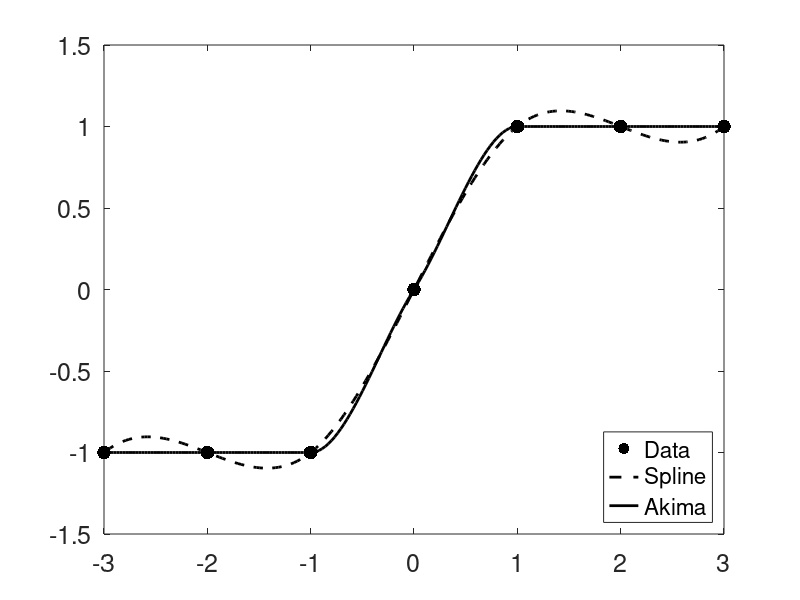
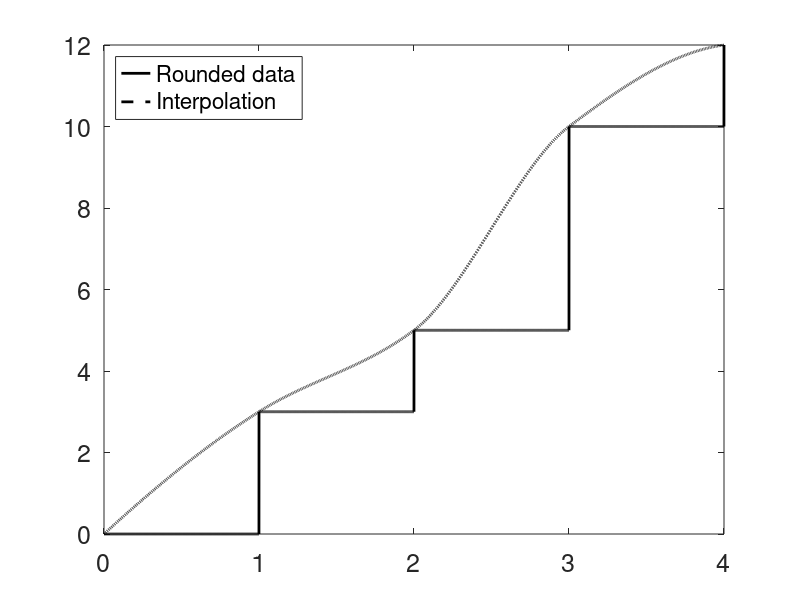
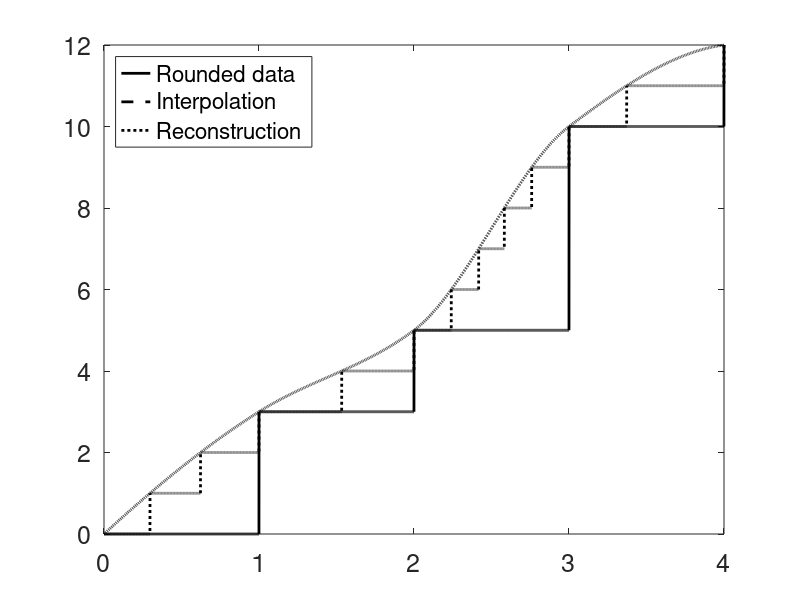
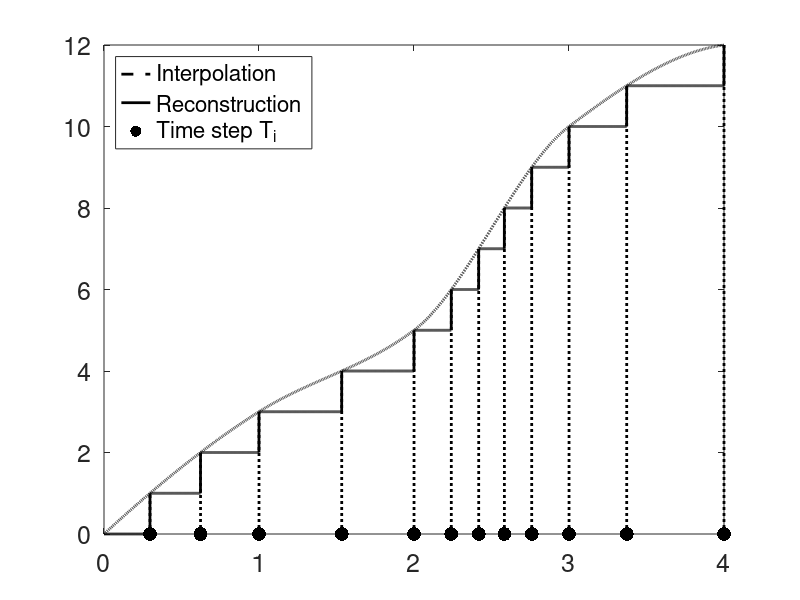

MATLAB code for these plots, in order: (Note: this script raises an error after producing the figures.)
clear;
clc;

addpath('methods');

t = [0,3,5,10,12];
x1 = linspace(0,(length(t)-1),10000);
y_step = interp1(0:(length(t)-1),t,x1,'previous');
%Shape-preserving piecewise cubic interpolation
y_pchip = interp1(0:(length(t)-1),t,x1,'pchip');
[~,indx] = unique(floor(y_pchip));
T_list = x1(indx(2:end))';
y_recon = interp1(T_list,1:length(T_list),x1,'previous');
y_recon(isnan(y_recon)) = 0;
% y_cs = interp1(0:(length(t)-1),t,x1,'spline');

fun = @(x)sign(x).*(abs(x)>1)+x.*(abs(x)<=1);
x_test = linspace(-3,3,200);
y_test = fun(x_test);
x0 = -3:3;
y0 = fun(x0);
y1 = interp1(x0,y0,x_test,'spline');
y2 = interp1(x0,y0,x_test,'pchip');

c = [1,1,1];
c_bar = (linspace(0,1,20)').^(0.7)*[1,1,1];

figure(1);
plot(x0,y0,'.','color',0*c,'markersize',30);
hold on;
plot(x_test,y1,'--','linewidth',2,'color',0*c);
hold on;
plot(x_test,y2,'-','linewidth',2,'color',0*c);
legend('Data','Spline','Akima','location','southeast','Fontsize',24);
set(gca,'fontsize',18);
axis([-3,3,-1.5,1.5]);

figure(2);
plot(x1,y_step,'-','linewidth',2,'color',0*c);
hold on;
plot(x1,y_pchip,'--','linewidth',2,'color',0*c);
legend('Rounded data','Interpolation','Location','northwest','Fontsize',24);
set(gca,'fontsize',18);

figure(3);
plot(x1,y_step,'-','linewidth',2,'color',0*c);
hold on;
plot(x1,y_pchip,'--','linewidth',2,'color',0*c);
hold on;
plot(x1,y_recon,':','linewidth',2,'color',0*c);
legend('Rounded data','Interpolation','Reconstruction','Location','northwest','Fontsize',22);
set(gca,'fontsize',18);

figure(4);
p31 = plot(x1,y_pchip,'--','linewidth',2,'color',0*c);
hold on;
p32 = plot(x1,y_recon,'-','linewidth',2,'color',0*c);
hold on;
[~,indx] = unique(y_recon);
t_recon = x1(indx(2:end));
p33 = plot(t_recon,zeros(size(t_recon)),'.','markersize',30,'color',0*c);
hold on;
for i = 1:length(t_recon)
    plot([t_recon(i),t_recon(i)],[0,i],':','linewidth',2,'color',0*c);
end
legend([p31,p32,p33],...
    {'Interpolation','Reconstruction','Time step {T_i}'},...
    'Location','northwest','Fontsize',21);
set(gca,'fontsize',18);

% rand_T_list = zeros(size(t_recon));
% 
% for i = 1:length(t_recon)
%     if i == 1 && t_recon(i)<=1
%         rand_T_list(i) = t_recon(1)*rand();
%     elseif i == 1 && t_recon(i)>1
%         rand_T_list(i) = (t_recon(i)-floor(t_recon(i)))*rand() + floor(t_recon(i));
%     elseif t_recon(i)-t_recon(i-1) <= 1
%         rand_T_list(i) = (t_recon(i)-t_recon(i-1))*rand() + t_recon(i-1);
%     elseif t_recon(i) == floor(t_recon(i))
%         rand_T_list(i) = rand() + t_recon(i) - 1;
%     else
%         rand_T_list(i) = (t_recon(i)-floor(t_recon(i)))*rand() + floor(t_recon(i));
%     end
% end

load rand_T_10_23

figure(5);
% p41 = plot(x1,y_pchip,'r');
% hold on;
% p42 = plot(x1,y_recon,'black');
% hold on;
% y_rand_t = interp1(0:(length(t)-1),t,rand_T_list,'pchip');

p43 = plot(t_recon, ones(size(t_recon)),'.','markersize',30,'color',0*c);
hold on;
p44 = plot(rand_T_list, zeros(size(rand_T_list)),'.','markersize',10,'color',0*c);
for i = 1:length(t_recon)
    hold on;
    plot([rand_T_list(i),rand_T_list(i)],[0,1],'--','linewidth',0.5,'color',0*c);
end
hold on;
plot([0,4],[0,0],'-','linewidth',0.5,'color',0*c);
hold on;
plot([0,4],[1,1],'-','linewidth',0.5,'color',0*c);

axis([0,4,-0.5,2.5]);
yticks([0,1]);
yticklabels({'t_i','T_i'});

legend([p43,p44],...
    {'Time step {T_i}', 'Reconstructed sequence {t_i}'},...
    'Location','northwest','Fontsize',21);

set(gca,'fontsize',18);

% legend([p41,p42,p43,p44],...
%     {'interpolated curve','reconstructed counting process','time sequence {T_i}','reconstructed time sequence {t_i}'},...
%     'Location','northwest');
